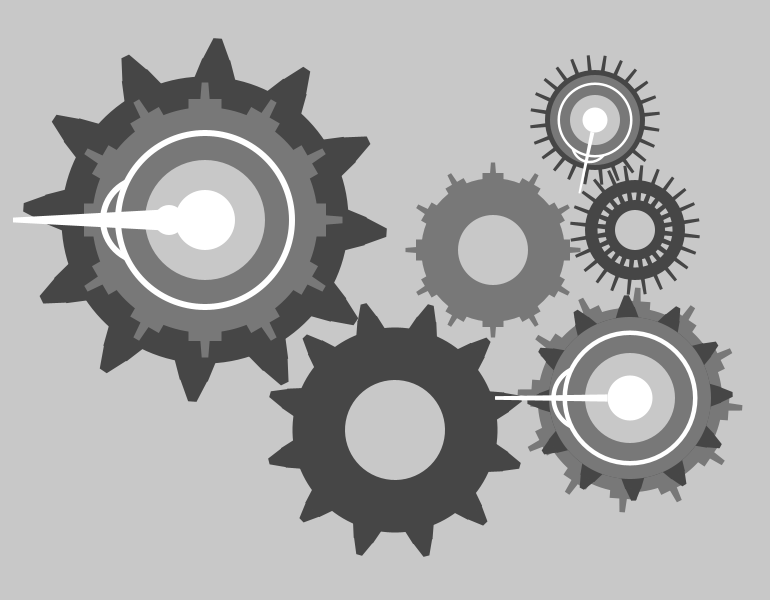
Frame 1 (no input)
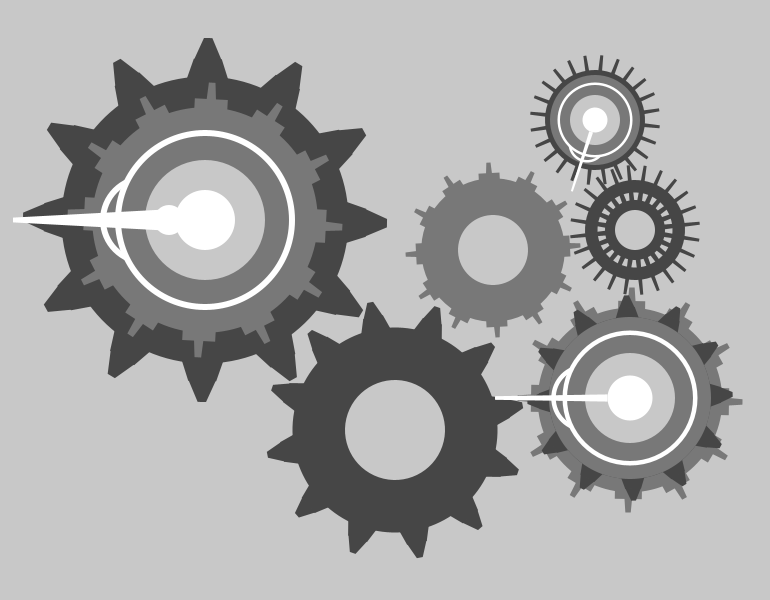
Frame 60 (the mouse pressed at the canvas centre just before this capture)
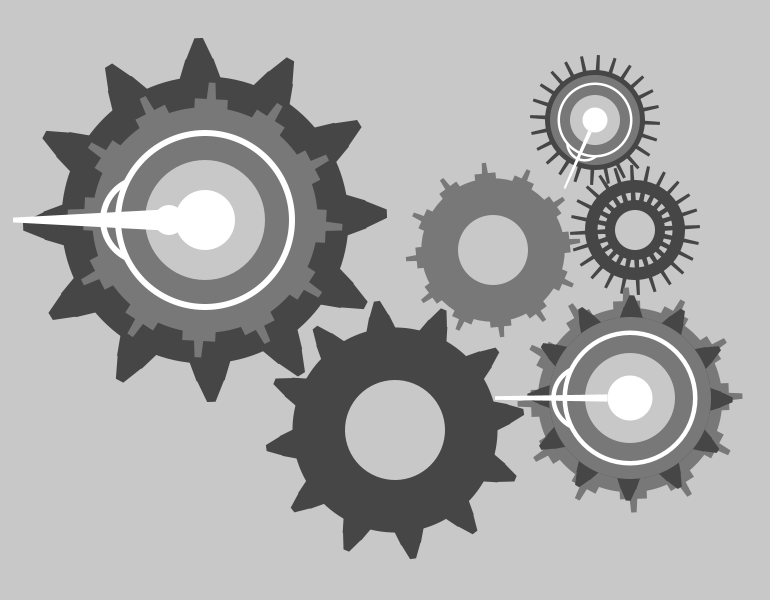
Frame 120 (the mouse held since frame 60 and released just before this capture)

The Processing sketch that drew these frames (run headless with seeded random() and noise(); from frame 60 on, the mouse is pressed at the canvas centre):

// Processing sketch: sk_k3_23_D01
// ── sk_k3_23_D01.pde
/*
時間経過により回転する歯車
歯車同士がかみ合うことにより、秒針も回転する（ように見えるように作成）
*/


int[] iQ = {0,-100};//歯車の歯の位置
int[] iC = {255,200,120,70};//色

void setup()
{
size(770,600);
frameRate(60);
}


void draw()
{
  translate(width/2,height/2);//初期位置(ここで全体の位置調整が出来る)
  background(iC[1]);
  
  //秒を表す歯車
  pushMatrix();//位置を保存  
  translate(210,-180);
  sDeg2();
  scale(0.5);
  Haguruma1();
  popMatrix();//位置をリセット
  
  //秒の歯車と嚙み合う歯車
  pushMatrix();//位置を保存  
  translate(250,-70);
  sDeg1_2();
  scale(0.5);
  Haguruma1();
  popMatrix();//位置をリセット

  //分の調整歯車
  pushMatrix();//位置を保存 
  translate(108,-50); 
  sDeg2();
  rotate(radians(6));
  scale(0.7);
  Haguruma2();
  popMatrix();//位置をリセット
  
  //分の歯車
  pushMatrix();//位置を保存 
  translate(245,100);
  rotate(radians(10));//かみ合うように角度調整
  sDeg2();
  scale(0.9);
  Haguruma2();
  popMatrix();//位置をリセット
  
  //分の歯車 + 時の歯車
  pushMatrix();//位置を保存 
  translate(245,98);
  rotate(radians(10));
  sDeg1_3();
  scale(0.79);
  Haguruma3();
  popMatrix();//位置をリセット
  
  
  //時の調整歯車
  pushMatrix();//位置を保存 
  translate(10,130);
 rotate(radians(10));
  sDeg1_2();
  scale(1);
  Haguruma3();
  popMatrix();//位置をリセット
  
  //時の歯車
  pushMatrix();//位置を保存 
  translate(-180,-80);
  rotate(radians(10));
  sDeg2();
  scale(1.4);
  Haguruma3();
  popMatrix();//位置をリセット
  
  //時の歯車 + 分の歯車
  pushMatrix();//位置を保存 
  translate(-180,-80);   
  scale(1.1);
  sDeg1_4();
  Haguruma2();
  popMatrix();//位置をリセット
  
  //秒針
  pushMatrix();//位置を保存  
  translate(210,-180);
  sDeg1();
  scale(0.5);
  Hari1();
  popMatrix();//位置をリセット
  
  //分針
  pushMatrix();//位置を保存  
  translate(245,98);
  mDeg();
  scale(0.9);
  Hari1();
  popMatrix();//位置をリセット
   
  //時針
  pushMatrix();//位置を保存  
  translate(-180,-80);
  hDeg();
  scale(1.2);
  Hari2();
  popMatrix();//位置をリセット
}




//歯車の回転（右回転）


void sDeg1()//秒(6度)
{  
  int iSecond = second();
  rotate(radians(6*iSecond));
}

void sDeg1_2()//秒(3度)
{  
  int iSecond = second();
  rotate(radians(3*iSecond));
}

void sDeg1_3()//秒(2秒で3度)
{  
  int iSecond = second()/2;
  rotate(radians(3*iSecond));
}

void sDeg1_4()//秒(3秒で3度)
{  
  int iSecond = second()/3;
  rotate(radians(3*iSecond));
}

void mDeg()//分
{  
  int iMinute = minute();
  rotate(radians(6*iMinute));
}

void hDeg()//時
{  
  int iHour = hour();
  rotate( radians( 30 * iHour  ) );
}


//歯車の回転（反時計回り）
void sDeg2()//秒（3度）
{  
  int iSecond = second();
  rotate(-radians(3*iSecond ));
}





//針の描写


void Hari1()//針１
{
  noStroke();
  //中の円の描写
  fill(iC[2]);
  circle(0,0,180);
  fill(iC[0]);
  circle(0,-50,75);
  fill(iC[2]);
  circle(0,-50,65);
  fill(iC[0]);
  circle(0,0,150);
  fill(iC[2]);
  circle(0,0,140);
  fill(iC[1]);
  circle(0,0,100);
  fill(iC[0]);
  circle(0,0,50);
  
  //針の描写
  fill(iC[0]);
  quad(iQ[0]-2,iQ[1]-50,iQ[0]+2,iQ[1]-50,iQ[0]+4,iQ[1]+75,iQ[0]-4,iQ[1]+75);
  
}

void Hari2()//針2
{
  noStroke();
  //中の円の描写
  fill(iC[2]);
  circle(0,0,180);
  fill(iC[0]);
  circle(0,-50,75);
  fill(iC[2]);
  circle(0,-50,65);
  fill(iC[0]);
  circle(0,0,150);
  fill(iC[2]);
  circle(0,0,140);
  fill(iC[1]);
  circle(0,0,100);
  fill(iC[0]);
  circle(iQ[0],iQ[1]+70,25);
  circle(0,0,50);
  
  //針の描写
  fill(iC[0]);
  quad(iQ[0]-2,iQ[1]-60,iQ[0]+2,iQ[1]-60,iQ[0]+10,iQ[1]+90,iQ[0]-10,iQ[1]+90);
  
}




//歯車の描写

void Haguruma1()//24針　細長い歯車
{  
  noStroke();
  fill(iC[3]);
  circle(0,0,200); 
  fill(iC[1]);
  circle(0,0,150);
  fill(iC[3]);
   for(int i = 0; i<24; i ++)
  {
    quad(iQ[0]-3,iQ[1]-30,iQ[0]+3,iQ[1]-30,iQ[0]+5,iQ[1]+50,iQ[0]-5,iQ[1]+50);//歯の描写
    rotate(radians(15));
  }
  fill(iC[3]);
  circle(0,0,120);
  fill(iC[1]);
  circle(0,0,80);
 
}


void Haguruma2()//12針　先が四角い歯車
{  
  noStroke();
  fill(iC[2]);
   for(int i = 0; i<12; i ++)
  {
    quad(iQ[0]-3,iQ[1]-25,iQ[0]+3,iQ[1]-25,iQ[0]+5,iQ[1],iQ[0]-5,iQ[1]);//歯の描写
    rotate(radians(30));
    square(iQ[0]-15,iQ[1]-10,30);
  }
  circle(0,0,205);
  fill(iC[1]);
  circle(0,0,100);
}


void Haguruma3()//12針 先が短い歯車
{ 
  noStroke();
  fill(iC[3]);
  for(int i = 0; i<12; i ++)
  {
    quad(iQ[0]-10,iQ[1]-15,iQ[0]+10,iQ[1]-15,iQ[0]+15,iQ[1],iQ[0]-15,iQ[1]);//歯の描写
    quad(iQ[0]+3,iQ[1]-30,iQ[0]-3,iQ[1]-30,iQ[0]-10,iQ[1]-14,iQ[0]+10,iQ[1]-14);//歯の描写(小さくなるところ)
    rotate(radians(30));
  }
  circle(0,0,205);
  fill(iC[1]);
  circle(0,0,100);
}
